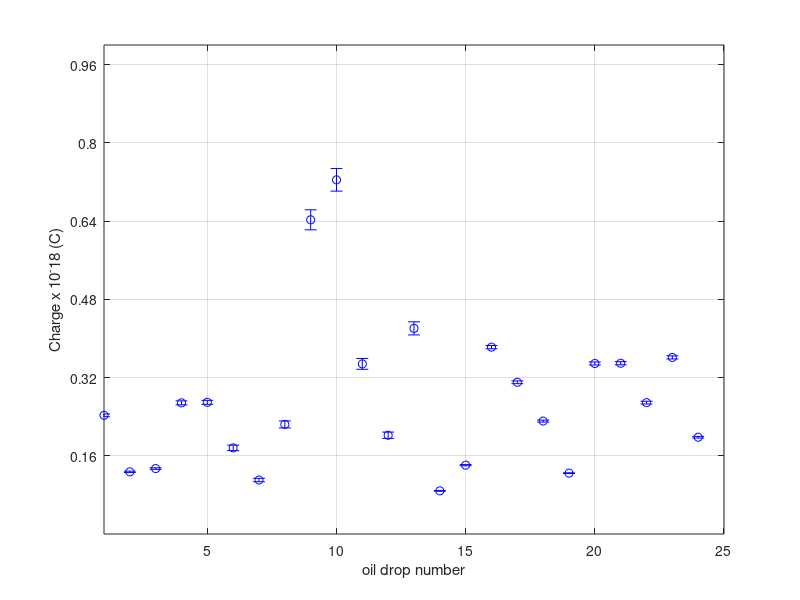

MATLAB code for this plot:
drop_number = 1:24;
charge = [0.2427,
0.1271,
0.1338,
0.2682,
0.2693,
0.1761,
0.1104,
0.2241,
0.64252,
0.72425,
0.34792,
0.20199,
0.42052,
0.08826,
0.14076,
0.38213,
0.31022,
0.23096,
0.12446,
0.34867,
0.34917,
0.26865,
0.36111,
0.19791
];
unc_charge = 10^-2 * [0.27548,
0.1422,
0.15538,
0.4052,
0.4061,
0.5598,
0.35085,
0.713,
2.0467,
2.3062,
1.1073,
0.6429,
1.3389,
0.081244,
0.12266,
0.34023,
0.28239,
0.20501,
0.0717,
0.30979,
0.31994,
0.28305,
0.32122,
0.17281
];



x1 = drop_number;
y1 = charge;
%dx1 = errangle;
dy1 = unc_charge;

%Plot data with x and y error bars
errorbar(x1,y1,dy1,'bo')

grid on

xlabel('oil drop number')
ylabel('Charge x 10^-18 (C)')

spacing = .16;
yticks(spacing*(1:100))

axis([1 25 0 1])

hold off